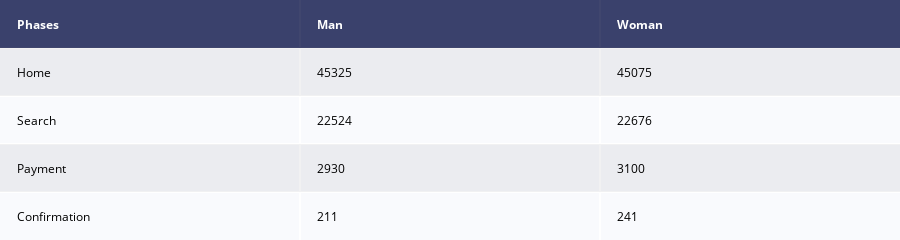

Notebook code for this chart:
### Code cell
table = ff.create_table(data_table2)
iplot(table)

### Figure 1 — Plotly figure (JSON) as saved in the notebook; plotly's stock layout.template omitted (floating-point values rounded to 4 significant figures)
{"data": [{"colorscale": [[0, "#00083e"], [0.5, "#ededee"], [1, "#ffffff"]], "hoverinfo": "none", "opacity": 0.75, "showscale": false, "type": "heatmap", "z": [[0, 0, 0], [0.5, 0.5, 0.5], [1, 1, 1], [0.5, 0.5, 0.5], [1, 1, 1]]}], "layout": {"annotations": [{"align": "left", "font": {"color": "#ffffff"}, "showarrow": false, "text": "<b>Phases</b>", "x": -0.45, "xanchor": "left", "xref": "x", "y": 0, "yref": "y"}, {"align": "left", "font": {"color": "#ffffff"}, "showarrow": false, "text": "<b>Man</b>", "x": 0.55, "xanchor": "left", "xref": "x", "y": 0, "yref": "y"}, {"align": "left", "font": {"color": "#ffffff"}, "showarrow": false, "text": "<b>Woman</b>", "x": 1.55, "xanchor": "left", "xref": "x", "y": 0, "yref": "y"}, {"align": "left", "font": {"color": "#000000"}, "showarrow": false, "text": "Home", "x": -0.45, "xanchor": "left", "xref": "x", "y": 1, "yref": "y"}, {"align": "left", "font": {"color": "#000000"}, "showarrow": false, "text": "45325", "x": 0.55, "xanchor": "left", "xref": "x", "y": 1, "yref": "y"}, {"align": "left", "font": {"color": "#000000"}, "showarrow": false, "text": "45075", "x": 1.55, "xanchor": "left", "xref": "x", "y": 1, "yref": "y"}, {"align": "left", "font": {"color": "#000000"}, "showarrow": false, "text": "Search", "x": -0.45, "xanchor": "left", "xref": "x", "y": 2, "yref": "y"}, {"align": "left", "font": {"color": "#000000"}, "showarrow": false, "text": "22524", "x": 0.55, "xanchor": "left", "xref": "x", "y": 2, "yref": "y"}, {"align": "left", "font": {"color": "#000000"}, "showarrow": false, "text": "22676", "x": 1.55, "xanchor": "left", "xref": "x", "y": 2, "yref": "y"}, {"align": "left", "font": {"color": "#000000"}, "showarrow": false, "text": "Payment", "x": -0.45, "xanchor": "left", "xref": "x", "y": 3, "yref": "y"}, {"align": "left", "font": {"color": "#000000"}, "showarrow": false, "text": "2930", "x": 0.55, "xanchor": "left", "xref": "x", "y": 3, "yref": "y"}, {"align": "left", "font": {"color": "#000000"}, "showarrow": false, "text": "3100", "x": 1.55, "xanchor": "left", "xref": "x", "y": 3, "yref": "y"}, {"align": "left", "font": {"color": "#000000"}, "showarrow": false, "text": "Confirmation", "x": -0.45, "xanchor": "left", "xref": "x", "y": 4, "yref": "y"}, {"align": "left", "font": {"color": "#000000"}, "showarrow": false, "text": "211", "x": 0.55, "xanchor": "left", "xref": "x", "y": 4, "yref": "y"}, {"align": "left", "font": {"color": "#000000"}, "showarrow": false, "text": "241", "x": 1.55, "xanchor": "left", "xref": "x", "y": 4, "yref": "y"}], "height": 200, "margin": {"b": 0, "l": 0, "r": 0, "t": 0}, "xaxis": {"dtick": 1, "gridwidth": 2, "showticklabels": false, "tick0": -0.5, "ticks": "", "zeroline": false}, "yaxis": {"autorange": "reversed", "dtick": 1, "gridwidth": 2, "showticklabels": false, "tick0": 0.5, "ticks": "", "zeroline": false}}}
